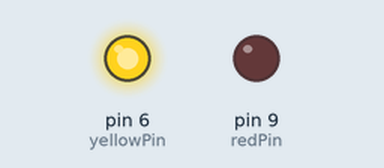
A sketch run on a simulated Arduino Uno, built with avr-gcc and run on an emulated ATmega328P. On the bench: output pins drawn as LEDs (lit = HIGH).

Above: at 0.2 s.
At 5.5 s:
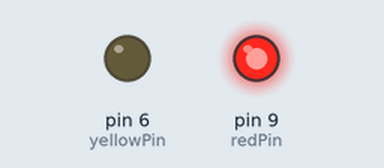
At 12.5 s:
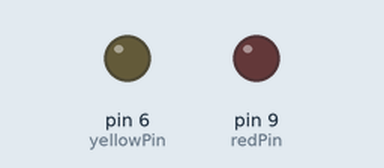
Timing chart, 0 to 16.9 s (numbered marks = the images above):
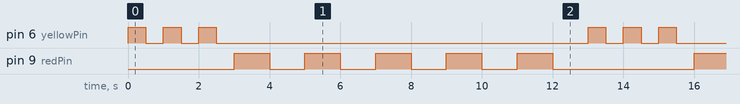

Measured:
- by itself, pin 6 (yellowPin): repeats every 13.0 s: 2 × (LOW 0.50 s, HIGH 0.50 s), LOW 10.5 s, HIGH 0.50 s
- by itself, pin 9 (redPin): repeats every 13.0 s: 4 × (LOW 1.0 s, HIGH 1.0 s), LOW 4.0 s, HIGH 1.0 s
- by itself, everything shown: repeats every 13.0 s, in 16 steps

The sketch:

15_for_loops.ino
```cpp
int yellowPin = 6;
int redPin = 9;
int yellowTime = 500;
int redTime = 1000;
int yellowBlinks = 3;
int redBlinks = 5;
int j;

void setup() {
  pinMode(yellowPin, OUTPUT);
  pinMode(redPin, OUTPUT);
  Serial.begin(9600);
}

void loop() {
  for(j=0; j<yellowBlinks; j++){
    digitalWrite(yellowPin, HIGH);
    delay(yellowTime);
    digitalWrite(yellowPin, LOW);
    delay(yellowTime);
  }

  for(j=0; j<redBlinks; j++){
    digitalWrite(redPin, HIGH);
    delay(redTime);
    digitalWrite(redPin, LOW);
    delay(redTime);
  }
}
```
